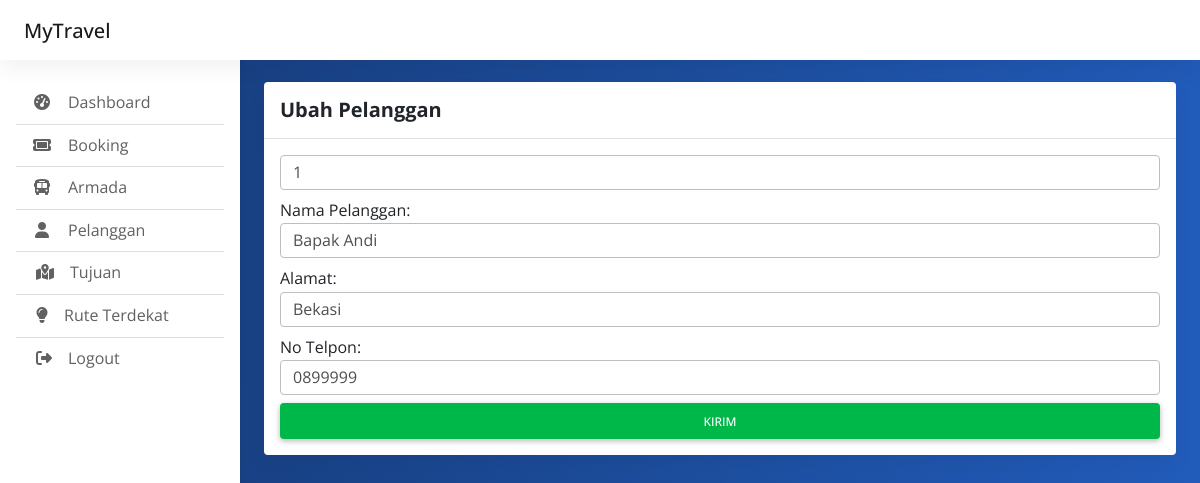
The app's page /index.php/admin/pelanggan_edit/1, older data.
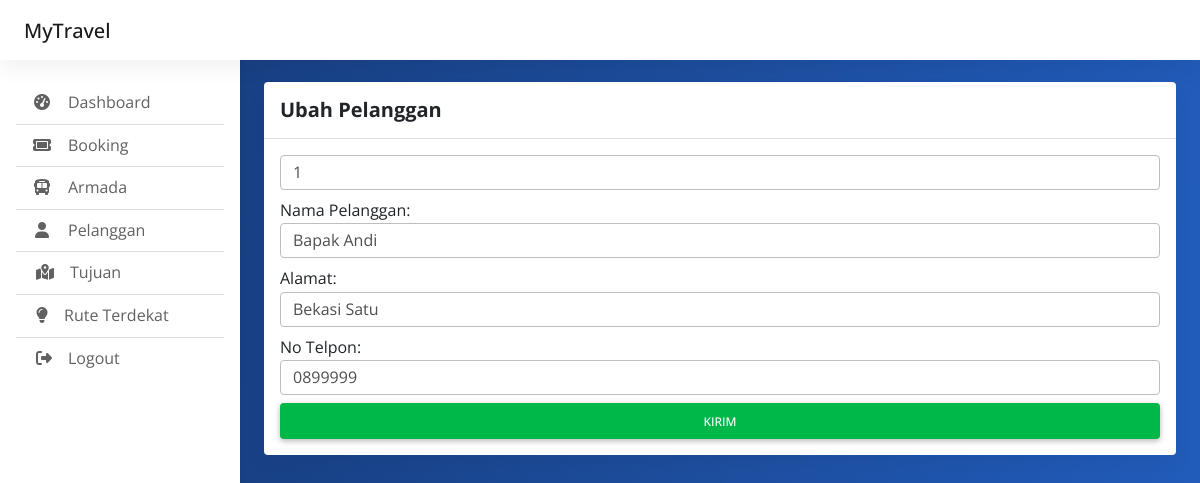
The same page, newer data.
### tables this page shows
CREATE TABLE `pelanggan` (
  `id_pelanggan` int(255) NOT NULL,
  `nama_pelanggan` varchar(255) NOT NULL,
  `alamat` varchar(255) NOT NULL,
  `no_telpon` varchar(255) NOT NULL,
  `email` varchar(255) NOT NULL,
  `password` varchar(255) NOT NULL
);

### application/controllers/Admin.php (called while the page is built, shortened)
<?php
class Admin extends CI_Controller {
	public function __construct()
	{
		$this->load->model('akun_model');
		$this->load->model('crud_model');
	}
	public function pelanggan_edit($id)
	{
		$data['array_pelanggan'] = $this->crud_model->mengambil_data_id('pelanggan','id_pelanggan',$id);
		$data['obj_pelanggan'] = $data['array_pelanggan'][0];
		$this->load->view('admin_pelanggan_edit',$data);
	}
}

### index.php (called while the page is built, shortened)
<?php
require_once BASEPATH.'core/CodeIgniter.php';

### application/models/Crud_model.php (called while the page is built, shortened)
<?php
class Crud_model extends CI_Model{
	public function mengambil_data_id($nama_tabel, $nama_colum, $id)
	{
		$this->db->select('*');
		$this->db->from($nama_tabel);
		$this->db->where($nama_colum, $id);
		$query = $this->db->get();
		return $query->result();
	}
}

### application/views/admin_pelanggan_edit.php (the view, shortened to what this page needs)
<!doctype html>
<html lang="en">
  <head>
    <link href="https://cdn.jsdelivr.net/npm/bootstrap@5.3.0-alpha1/dist/css/bootstrap.min.css" rel="stylesheet">
	<link rel="stylesheet" href="https://cdnjs.cloudflare.com/ajax/libs/font-awesome/6.4.0/css/all.min.css" />
	<link rel="stylesheet" href="<?=base_url()?>css/mdb.min.css" />
	<link rel="stylesheet" href="<?=base_url()?>css/admin.css" />
  </head>
<body>
  <header>
  </header>
  <main style="margin-top: 58px">
    <div class="container pt-4">
		  <section class="mb-4">
			<div class="card">
			  <div class="card-header py-3">
				<h5 class="mb-0"><strong>Ubah Pelanggan</strong></h5>
			  </div>
			  <div class="card-body">
				<form action="<?=site_url('/admin/pelanggan_edit_go')?>" method="post">
					<div class="form-group mb-2">
					  <input name="id_pelanggan" type="text" class="form-control" id="nama" value="<?=$obj_pelanggan->id_pelanggan?>">
					</div>
					<div class="form-group mb-2">
					  <label for="nama">Nama Pelanggan:</label>
					  <input name="nama_pelanggan" type="text" class="form-control" id="nama" value="<?=$obj_pelanggan->nama_pelanggan?>">
					</div>
					<div class="form-group mb-2">
					  <label for="nama">Alamat:</label>
					  <input name="alamat" type="text" class="form-control" id="nama" value="<?=$obj_pelanggan->alamat?>">
					</div>
					<div class="form-group mb-2">
					  <label for="nama">No Telpon:</label>
					  <input name="no_telpon" type="numer" class="form-control" id="nama" value="<?=$obj_pelanggan->no_telpon?>">
					</div>
					<button type="submit" class="btn btn-success btn-block">Kirim</button>
				  </form>
			  </div>
			</div>
		  </section>
    </div>
  </main>
</body>
</html>

Row changes from the older to the newer data that the page shows:
changed pelanggan "Bapak Andi": alamat "Bekasi" → "Bekasi Satu"
